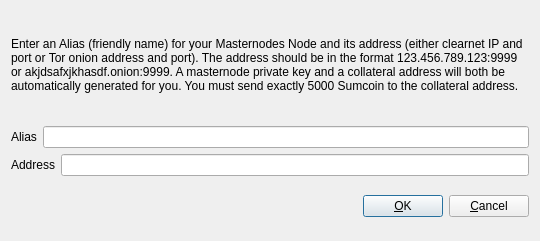
<?xml version="1.0" encoding="UTF-8"?>
<ui version="4.0">
 <class>AddEditAdrenalineNode</class>
 <widget class="QDialog" name="AddEditAdrenalineNode">
  <property name="geometry">
   <rect>
    <x>0</x>
    <y>0</y>
    <width>540</width>
    <height>241</height>
   </rect>
  </property>
  <property name="windowTitle">
   <string>Add/Edit Masternodes Node</string>
  </property>
  <property name="modal">
   <bool>true</bool>
  </property>
  <layout class="QVBoxLayout" name="verticalLayout">
   <item>
    <layout class="QVBoxLayout" name="verticalLayout_2">
     <property name="topMargin">
      <number>0</number>
     </property>
     <property name="bottomMargin">
      <number>0</number>
     </property>
     <item>
      <widget class="QLabel" name="label_3">
       <property name="sizePolicy">
        <sizepolicy hsizetype="Preferred" vsizetype="Expanding">
         <horstretch>0</horstretch>
         <verstretch>0</verstretch>
        </sizepolicy>
       </property>
       <property name="text">
        <string>&lt;html&gt;&lt;head/&gt;&lt;body&gt;&lt;p&gt;Enter an Alias (friendly name) for your Masternodes Node and its address (either clearnet IP and port or Tor onion address and port).  The address should be in the format 123.456.789.123:9999 or akjdsafxjkhasdf.onion:9999.  A masternode private key and a collateral address will both be automatically generated for you.  You must send exactly 5000 Sumcoin to the collateral address.&lt;/p&gt;&lt;/body&gt;&lt;/html&gt;</string>
       </property>
       <property name="wordWrap">
        <bool>true</bool>
       </property>
      </widget>
     </item>
     <item>
      <layout class="QHBoxLayout" name="horizontalLayout">
       <property name="bottomMargin">
        <number>0</number>
       </property>
       <item>
        <widget class="QLabel" name="label">
         <property name="text">
          <string>Alias</string>
         </property>
        </widget>
       </item>
       <item>
        <widget class="QLineEdit" name="aliasLineEdit"/>
       </item>
      </layout>
     </item>
     <item>
      <layout class="QHBoxLayout" name="horizontalLayout_2">
       <property name="bottomMargin">
        <number>0</number>
       </property>
       <item>
        <widget class="QLabel" name="label_2">
         <property name="text">
          <string>Address</string>
         </property>
        </widget>
       </item>
       <item>
        <widget class="QLineEdit" name="addressLineEdit"/>
       </item>
      </layout>
     </item>
     <item>
      <layout class="QHBoxLayout" name="horizontalLayout_3">
       <property name="bottomMargin">
        <number>0</number>
       </property>
      </layout>
     </item>
    </layout>
   </item>
   <item>
    <layout class="QHBoxLayout" name="horizontalLayout_Buttons">
     <item>
      <spacer name="horizontalSpacer_1">
       <property name="orientation">
        <enum>Qt::Horizontal</enum>
       </property>
       <property name="sizeHint" stdset="0">
        <size>
         <width>40</width>
         <height>48</height>
        </size>
       </property>
      </spacer>
     </item>
     <item>
      <widget class="QLabel" name="statusLabel">
       <property name="font">
        <font>
         <weight>75</weight>
         <bold>true</bold>
        </font>
       </property>
       <property name="text">
        <string/>
       </property>
       <property name="textFormat">
        <enum>Qt::PlainText</enum>
       </property>
       <property name="wordWrap">
        <bool>true</bool>
       </property>
      </widget>
     </item>
     <item>
      <spacer name="horizontalSpacer_2">
       <property name="orientation">
        <enum>Qt::Horizontal</enum>
       </property>
       <property name="sizeHint" stdset="0">
        <size>
         <width>40</width>
         <height>48</height>
        </size>
       </property>
      </spacer>
     </item>
     <item>
      <widget class="QPushButton" name="okButton">
       <property name="text">
        <string>&amp;OK</string>
       </property>
      </widget>
     </item>
     <item>
      <widget class="QPushButton" name="cancelButton">
       <property name="text">
        <string>&amp;Cancel</string>
       </property>
       <property name="autoDefault">
        <bool>false</bool>
       </property>
      </widget>
     </item>
    </layout>
   </item>
  </layout>
 </widget>
 <resources/>
 <connections/>
</ui>
